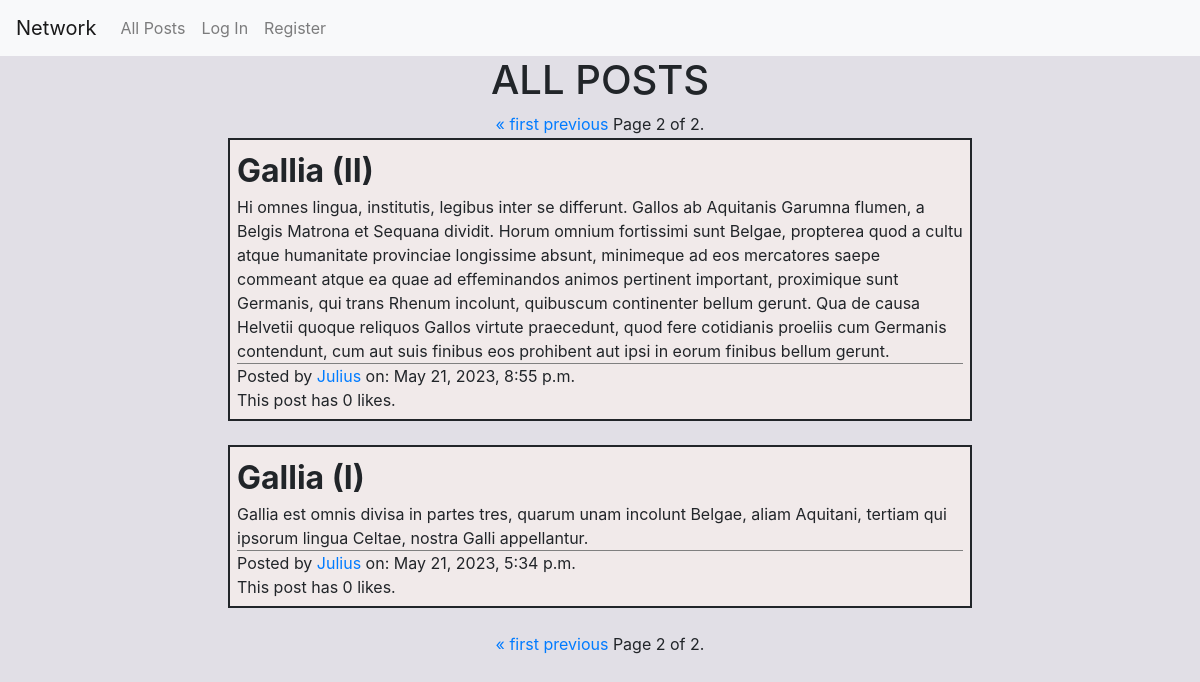
Screenshot of /?page=2 with the database file from the repository.
### network/models.py (models this page shows, shortened)
class Post(models.Model):
    id = models.AutoField(primary_key=True)
    postTitle =  models.CharField(max_length=64)
    postBody = models.TextField()
    postTime = models.DateTimeField(default=datetime.now, blank=True)
    postAuthor = models.ForeignKey(User, on_delete = models.CASCADE, related_name="user")
    likes = models.IntegerField(default=0)

class User(AbstractUser):
    pass

### network/views.py (the view, shortened to what this page needs)
# urls.py: path("", views.index, name="index"),
def index(request):
    newPostForm = NewPostForm()
    allPosts = Post.objects.all().order_by("-postTime")
    paginator = Paginator(allPosts, 10)  # show 10 posts per page
    page_number = request.GET.get("page")
    page_obj = paginator.get_page(page_number)
    if request.user.is_authenticated:
        posts_liked_by_user = (
            LikedPost.objects.all().filter(liker=request.user)
            .values_list("post", flat=True))
    else:
        posts_liked_by_user = None
    return render(
        request,
        "network/index.html",
        {"form": newPostForm, "page_obj": page_obj, "likedList": posts_liked_by_user},
    )

### network/templates/network/index.html (shortened to what this page needs)
{% extends "network/layout.html" %}
{% load static %}
{% block body %}
<h1>ALL POSTS</h1>
<div class="page-navigation">
    {% if page_obj.has_previous %}
        <a href="?page=1">&laquo; first</a>
        <a href="?page={{ page_obj.previous_page_number }}">previous</a>
    {% endif %}
    <span class="current">
        Page {{ page_obj.number }} of {{ page_obj.paginator.num_pages }}.
    </span>
</div>
{% for post in page_obj %}
{% include "singlepost.html" %}
{% endfor %}
<div class="page-navigation">
    {% if page_obj.has_previous %}
        <a href="?page=1">&laquo; first</a>
        <a href="?page={{ page_obj.previous_page_number }}">previous</a>
    {% endif %}
    <span class="current">
        Page {{ page_obj.number }} of {{ page_obj.paginator.num_pages }}.
    </span>
</div>
{% endblock %}

### network/templates/singlepost.html (shortened to what this page needs)
{% load static %}
<div class="post-container" id="post-container-{{post.id}}">
    <div class="post-title">{{ post.postTitle }}
    </div>
    <div id="post-body-{{post.id}}"> {{ post.postBody }} </div>
    <div class="post-byline">
    Posted by <a href="{% url 'profile' post.postAuthor  %}">{{ post.postAuthor }}</a> on: {{ post.postTime }}
    </div>
    <div id="likes-{{post.id}}">
    This post has <span id="nlikes-{{post.id}}">{{post.likes}}</span> likes.
    </div>
    </div>

### network/static/network/styles.css (style rules this page uses)
h1 { text-align: center; }
.post-container { border: 2px solid; margin: auto; margin-top: 2px; margin-bottom: 24px; padding: 7px; width: 62%; background-color: rgb(241, 234, 234); }
.post-title { font-size: 2pc; font-weight: bold; }
.post-byline { border-top: 1px solid grey; }
.page-navigation { text-align: center; }

### rows the page displays
Post: postTitle "Gallia (II)", postBody "Hi omnes lingua, institutis, legibus inter se differunt. Gallos ab Aquitanis Garumna flumen, a Belgis Matrona et Sequana dividit. Horum omnium fortissimi sunt Belgae, propterea quod a cultu atque humanitate provinciae longissime absunt, minimeque ad eos mercatores saepe commeant atque ea quae ad effeminandos animos pertinent important, proximique sunt Germanis, qui trans Rhenum incolunt, quibuscum continenter bellum gerunt. Qua de causa Helvetii quoque reliquos Gallos virtute praecedunt, quod fere cotidianis proeliis cum Germanis contendunt, cum aut suis finibus eos prohibent aut ipsi in eorum finibus bellum gerunt.", postAuthor "Julius", postTime "May 21, 2023, 8:55 p.m.", likes "0"
Post: postTitle "Gallia (I)", postBody "Gallia est omnis divisa in partes tres, quarum unam incolunt Belgae, aliam Aquitani, tertiam qui ipsorum lingua Celtae, nostra Galli appellantur.", postAuthor "Julius", postTime "May 21, 2023, 5:34 p.m.", likes "0"

### other values shown
{{ page_obj.number }} "2"
{{ page_obj.paginator.num_pages }} "2"
